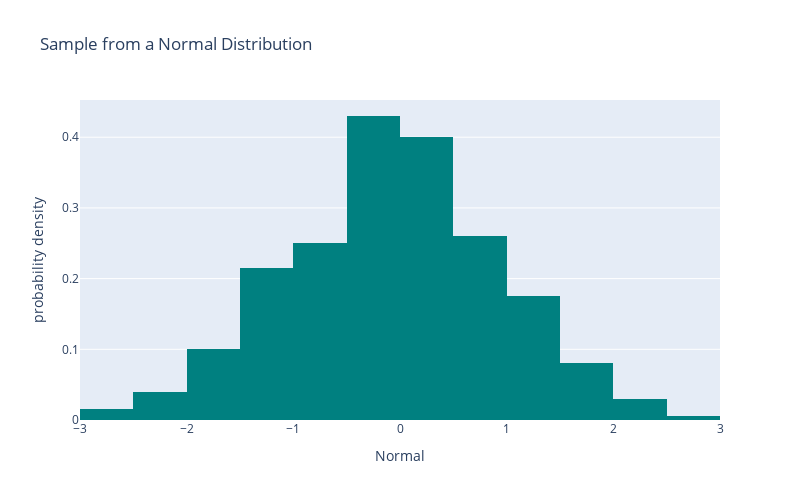

The notebook cell this image was saved under:
### Markdown cell above
6. Customise the color of the bars using the input `color_discrete_sequence` as follows. Note that we have to pass a list of strings, where each string corresponds to a color.  In this case, we pass the color `teal`

### Code cell
fig = px.histogram(df, x="Normal", 
                   color_discrete_sequence=['teal'],
                   nbins=25,
                   histnorm='probability density',
                   height = 500, width = 800,
                   title='Sample from a Normal Distribution')
fig.show()

### Figure 1 — Plotly figure (JSON) as saved in the notebook; plotly's stock layout.template omitted (floating-point values rounded to 4 significant figures; data arrays with more than 128 entries replaced by an {"elided": "..."} marker saying what was removed)
{"data": [{"bingroup": "x", "histnorm": "probability density", "hovertemplate": "Normal=%{x}<br>probability density=%{y}<extra></extra>", "legendgroup": "", "marker": {"color": "teal", "pattern": {"shape": ""}}, "name": "", "nbinsx": 25, "orientation": "v", "showlegend": false, "type": "histogram", "x": {"elided": "400 float values"}, "xaxis": "x", "yaxis": "y"}], "layout": {"barmode": "relative", "height": 500, "legend": {"tracegroupgap": 0}, "title": {"text": "Sample from a Normal Distribution"}, "width": 800, "xaxis": {"anchor": "y", "domain": [0, 1], "title": {"text": "Normal"}}, "yaxis": {"anchor": "x", "domain": [0, 1], "title": {"text": "probability density"}}}}
